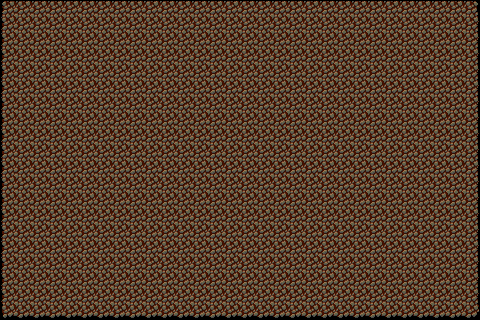

Tiled map render using the project's own tile images. Description and the whole map definition, tile-layer contents included, below:
An orthogonal 30x20 tile map with 16x16 px tiles, 1 tile layer (Kachelebene 1).

<map version="1.10" tiledversion="1.10.2" orientation="orthogonal" renderorder="right-down" width="30" height="20" tilewidth="16" tileheight="16" infinite="0" nextlayerid="6" nextobjectid="1">
 <tileset firstgid="1" source="tileset1.tsx" />
 <layer id="1" name="Kachelebene 1" width="30" height="20">
  <data encoding="csv">
1,2,2,2,2,2,2,2,2,2,2,2,2,2,2,2,2,2,2,2,2,2,2,2,2,2,2,2,2,3,
4,5,5,5,5,5,5,5,5,5,5,5,5,5,5,5,5,5,5,5,5,5,5,5,5,5,5,5,5,6,
4,5,5,5,5,5,5,5,5,5,5,5,5,5,5,5,5,5,5,5,5,5,5,5,5,5,5,5,5,6,
4,5,5,5,5,5,5,5,5,5,5,5,5,5,5,5,5,5,5,5,5,5,5,5,5,5,5,5,5,6,
4,5,5,5,5,5,5,5,5,5,5,5,5,5,5,5,5,5,5,5,5,5,5,5,5,5,5,5,5,6,
4,5,5,5,5,5,5,5,5,5,5,5,5,5,5,5,5,5,5,5,5,5,5,5,5,5,5,5,5,6,
4,5,5,5,5,5,5,5,5,5,5,5,5,5,5,5,5,5,5,5,5,5,5,5,5,5,5,5,5,6,
4,5,5,5,5,5,5,5,5,5,5,5,5,5,5,5,5,5,5,5,5,5,5,5,5,5,5,5,5,6,
4,5,5,5,5,5,5,5,5,5,5,5,5,5,5,5,5,5,5,5,5,5,5,5,5,5,5,5,5,6,
4,5,5,5,5,5,5,5,5,5,5,5,5,5,5,5,5,5,5,5,5,5,5,5,5,5,5,5,5,6,
4,5,5,5,5,5,5,5,5,5,5,5,5,5,5,5,5,5,5,5,5,5,5,5,5,5,5,5,5,6,
4,5,5,5,5,5,5,5,5,5,5,5,5,5,5,5,5,5,5,5,5,5,5,5,5,5,5,5,5,6,
4,5,5,5,5,5,5,5,5,5,5,5,5,5,5,5,5,5,5,5,5,5,5,5,5,5,5,5,5,6,
4,5,5,5,5,5,5,5,5,5,5,5,5,5,5,5,5,5,5,5,5,5,5,5,5,5,5,5,5,6,
4,5,5,5,5,5,5,5,5,5,5,5,5,5,5,5,5,5,5,5,5,5,5,5,5,5,5,5,5,6,
4,5,5,5,5,5,5,5,5,5,5,5,5,5,5,5,5,5,5,5,5,5,5,5,5,5,5,5,5,6,
4,5,5,5,5,5,5,5,5,5,5,5,5,5,5,5,5,5,5,5,5,5,5,5,5,5,5,5,5,6,
4,5,5,5,5,5,5,5,5,5,5,5,5,5,5,5,5,5,5,5,5,5,5,5,5,5,5,5,5,6,
4,5,5,5,5,5,5,5,5,5,5,5,5,5,5,5,5,5,5,5,5,5,5,5,5,5,5,5,5,6,
7,8,8,8,8,8,8,8,8,8,8,8,8,8,8,8,8,8,8,8,8,8,8,8,8,8,8,8,8,9
</data>
 </layer>
</map>
